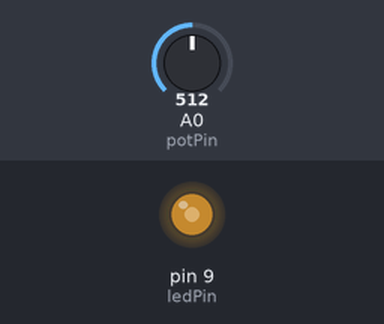
Bench run of a sketch on a simulated Arduino Uno, built with avr-gcc and run on an emulated ATmega328P. Parts: output pins drawn as LEDs (lit = HIGH). The inputs (shaded band) are chosen by the test bench; at power-on: A0 (potPin) = 512.

Above: at 1.2 s.
1.3 s: A0 (potPin) set to 716
At 2.2 s:
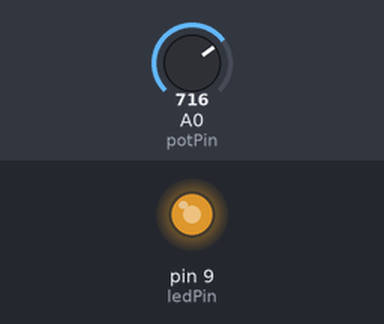
2.8 s: A0 (potPin) set to 900
At 3.5 s:
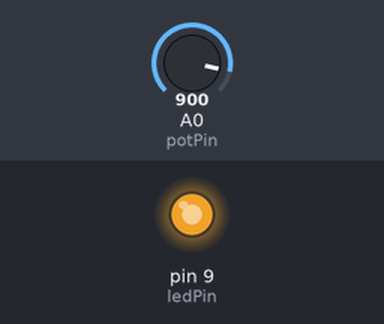
4.3 s: A0 (potPin) set to 122
At 5.5 s:
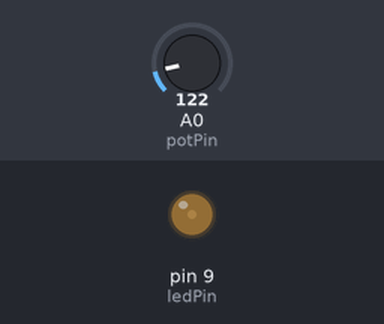
5.8 s: A0 (potPin) set to 0
At 7.0 s:
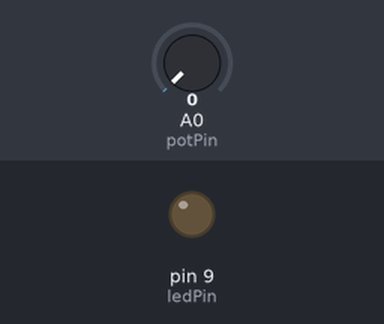
7.3 s: A0 (potPin) set to 511
At 8.0 s:
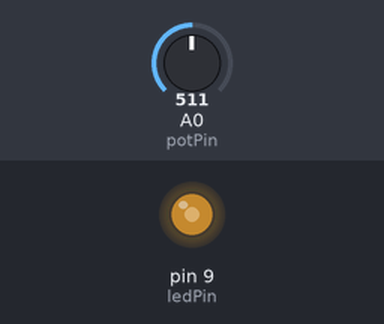
Timing chart, 0 to 9.8 s (numbered marks = the images above; inputs shaded):
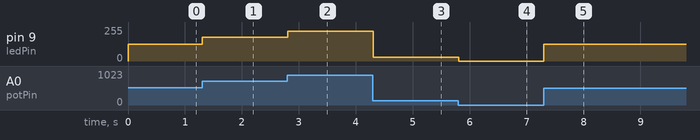

Measured:
- after the input at 1.3 s, pin 9 (ledPin): 127/255 → 178/255 at once
- after the input at 2.8 s, pin 9 (ledPin): 178/255 → 224/255 at once
- after the input at 4.3 s, pin 9 (ledPin): 224/255 → 30/255 at once
- after the input at 5.8 s, pin 9 (ledPin): 30/255 → 0/255 at once
- after the input at 7.3 s, pin 9 (ledPin): 0/255 → 127/255 at once

The sketch:

pwm.ino
```cpp
    const int ledPin = 9; // Pino do LED (suporta PWM)
    const int potPin = A0; // Pino do potenciômetro

    void setup() {
      pinMode(ledPin, OUTPUT);
    }

    void loop() {
      int sensorValue = analogRead(potPin); // Lê o valor do potenciômetro
      int pwmValue = map(sensorValue, 0, 1023, 0, 255); // Mapeia o valor lido para o intervalo do PWM (0-255)
      analogWrite(ledPin, pwmValue); // Define o duty cycle do PWM
      delay(10);
    }
```
